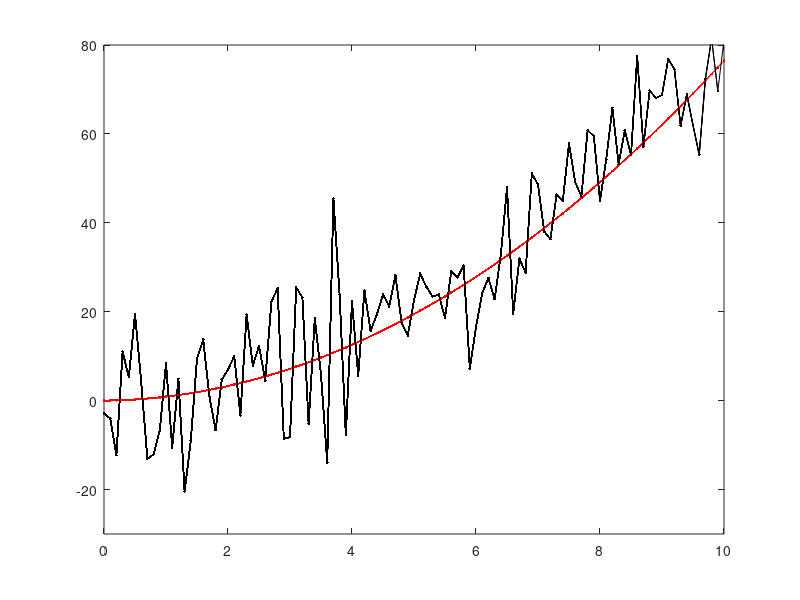

Recreate this plot in MATLAB. (Note: this script raises an error after producing the figure.)
% written by StudentDave 
%for licensing and usage questions 
%email scienceguy5000 at gmail. com

%Bayesian Ninja tracking Quail using kalman filter

clear all
%% define our meta-variables (i.e. how long and often we will sample)
duration = 10  %how long the Quail flies
dt = .1;  %The Ninja continuously looks for the birdy,
%but we'll assume he's just repeatedly sampling over time at a fixed interval

%% Define update equations (Coefficent matrices): A physics based model for where we expect the Quail to be [state transition (state + velocity)] + [input control (acceleration)]
A = [1 dt; 0 1] ; % state transition matrix:  expected flight of the Quail (state prediction)
B = [dt^2/2; dt]; %input control matrix:  expected effect of the input accceleration on the state.
C = [1 0]; % measurement matrix: the expected measurement given the predicted state (likelihood)
%since we are only measuring position (too hard for the ninja to calculate speed), we set the velocity variable to
%zero.

%% define main variables
u = 1.5; % define acceleration magnitude
Q= [0; 0]; %initized state--it has two components: [position; velocity] of the Quail
Q_estimate = Q;  %x_estimate of initial location estimation of where the Quail is (what we are updating)
QuailAccel_noise_mag = 0.05; %process noise: the variability in how fast the Quail is speeding up (stdv of acceleration: meters/sec^2)
NinjaVision_noise_mag = 10;  %measurement noise: How mask-blinded is the Ninja (stdv of location, in meters)
Ez = NinjaVision_noise_mag^2;% Ez convert the measurement noise (stdv) into covariance matrix
Ex = QuailAccel_noise_mag^2 * [dt^4/4 dt^3/2; dt^3/2 dt^2]; % Ex convert the process noise (stdv) into covariance matrix
P = Ex; % estimate of initial Quail position variance (covariance matrix)

%% initize result variables
% Initialize for speed
Q_loc = []; % ACTUAL Quail flight path
vel = []; % ACTUAL Quail velocity
Q_loc_meas = []; % Quail path that the Ninja sees


%% simulate what the Ninja sees over time
figure(2);clf
figure(1);clf
for t = 0 : dt: duration

    % Generate the Quail flight
    QuailAccel_noise = QuailAccel_noise_mag * [(dt^2/2)*randn; dt*randn];
    Q= A * Q+ B * u + QuailAccel_noise;
    % Generate what the Ninja sees
    NinjaVision_noise = NinjaVision_noise_mag * randn;
    y = C * Q+ NinjaVision_noise;
    Q_loc = [Q_loc; Q(1)];
    Q_loc_meas = [Q_loc_meas; y];
    vel = [vel; Q(2)];
    %iteratively plot what the ninja sees
    plot(0:dt:t, Q_loc, '-r.')
    plot(0:dt:t, Q_loc_meas, '-k.')
    axis([0 10 -30 80])
    hold on
    pause
end

%plot theoretical path of ninja that doesn't use kalman
plot(0:dt:t, smooth(Q_loc_meas), '-g.')

%plot velocity, just to show that it's constantly increasing, due to
%constant acceleration
%figure(2);
%plot(0:dt:t, vel, '-b.')


%% Do kalman filtering
%initize estimation variables
Q_loc_estimate = []; %  Quail position estimate
vel_estimate = []; % Quail velocity estimate
Q= [0; 0]; % re-initized state
P_estimate = P;
P_mag_estimate = [];
predic_state = [];
predic_var = [];
for t = 1:length(Q_loc)
    % Predict next state of the quail with the last state and predicted motion.
    Q_estimate = A * Q_estimate + B * u;
    predic_state = [predic_state; Q_estimate(1)] ;
    %predict next covariance
    P = A * P * A' + Ex;
    predic_var = [predic_var; P] ;
    % predicted Ninja measurement covariance
    % Kalman Gain
    K = P*C'*inv(C*P*C'+Ez);
    % Update the state estimate.
    Q_estimate = Q_estimate + K * (Q_loc_meas(t) - C * Q_estimate);
    % update covariance estimation.
    P =  (eye(2)-K*C)*P;
    %Store for plotting
    Q_loc_estimate = [Q_loc_estimate; Q_estimate(1)];
    vel_estimate = [vel_estimate; Q_estimate(2)];
    P_mag_estimate = [P_mag_estimate; P(1)]
end

% Plot the results
figure(2);
tt = 0 : dt : duration;
plot(tt,Q_loc,'-r.',tt,Q_loc_meas,'-k.', tt,Q_loc_estimate,'-g.');
axis([0 10 -30 80])


%plot the evolution of the distributions
figure(3);clf
for T = 1:length(Q_loc_estimate)
clf
    x = Q_loc_estimate(T)-5:.01:Q_loc_estimate(T)+5; % range on x axis
      
    %predicted next position of the quail     
    hold on
    mu = predic_state(T); % mean
    sigma = predic_var(T); % standard deviation
    y = normpdf(x,mu,sigma); % pdf
    y = y/(max(y));
    hl = line(x,y,'Color','m'); % or use hold on and normal plot
       
    %data measured by the ninja
    mu = Q_loc_meas(T); % mean
    sigma = NinjaVision_noise_mag; % standard deviation
    y = normpdf(x,mu,sigma); % pdf
    y = y/(max(y));
    hl = line(x,y,'Color','k'); % or use hold on and normal plot
    
    %combined position estimate
    mu = Q_loc_estimate(T); % mean
    sigma = P_mag_estimate(T); % standard deviation
    y = normpdf(x,mu,sigma); % pdf
    y = y/(max(y));
    hl = line(x,y, 'Color','g'); % or use hold on and normal plot
    axis([Q_loc_estimate(T)-5 Q_loc_estimate(T)+5 0 1]);     

    
    %actual position of the quail
    plot(Q_loc(T)); 
    ylim=get(gca,'ylim');
    line([Q_loc(T);Q_loc(T)],ylim.','linewidth',2,'color','b');
    legend('state predicted','measurement','state estimate','actual Quail position')
    pause
end